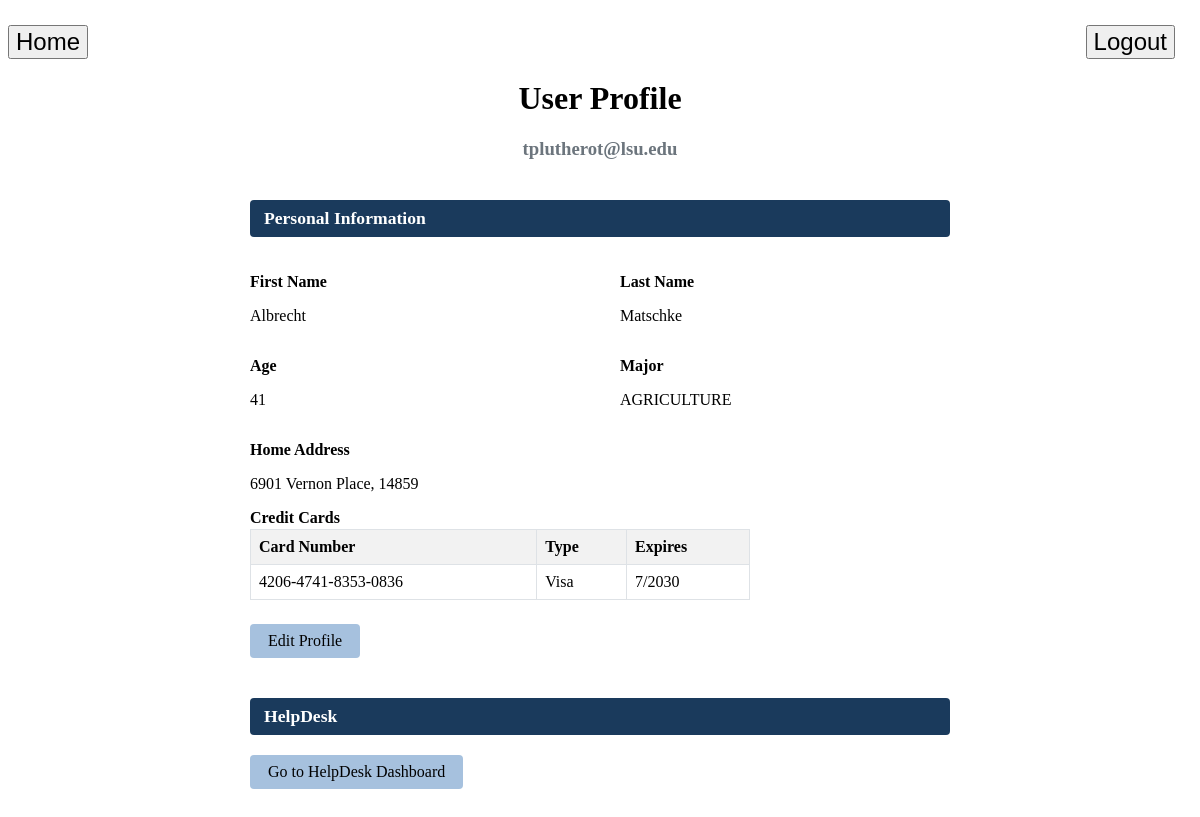
Screenshot of /UserProfile (signed in) with the database file from the repository.
### tables this page shows
CREATE TABLE Bidders(
   email VARCHAR(30),
   first_name CHAR(20),
   last_name CHAR(20),
   age INTEGER,
   home_address_id INTEGER,
   major CHAR(20),
   PRIMARY KEY (email),
   FOREIGN KEY (email) REFERENCES Users,
   FOREIGN KEY (home_address_id) REFERENCES Address(address_id)
);

CREATE TABLE Address(
  address_id VARCHAR(100),
  zipcode INTEGER,
  street_num INTEGER,
  street_name VARCHAR(100),
  PRIMARY KEY (address_id),
  FOREIGN KEY (zipcode) REFERENCES Zipcode_Info(zipcode)
);

CREATE TABLE Credit_Cards(
  credit_card_num VARCHAR(50),
  card_type CHAR(15),
  expire_month INTEGER,
  expire_year INTEGER,
  security_code INTEGER,
  owner_email VARCHAR(30),
  PRIMARY KEY (credit_card_num),
  FOREIGN KEY (owner_email) REFERENCES Bidders(email)
);

### app.py (the view, shortened to what this page needs)
@app.route('/UserProfile', methods=['GET'])
@login_required
def user_profile():
    email = session.get('email')
    role  = session.get('role')
    profile_data = {}
    connection = connect()
    if role == 'Bidders':
        row = connection.execute(
            """SELECT b.first_name, b.last_name, b.age, b.major,
                      a.street_num, a.street_name, a.zipcode
               FROM Bidders b
               LEFT JOIN Address a ON b.home_address_id = a.address_id
               WHERE b.email = ?""",
            (email,)
        ).fetchone()
        cards = connection.execute(
            """SELECT credit_card_num, card_type, expire_month, expire_year
               FROM Credit_Cards WHERE owner_email = ?""",
            (email,)
        ).fetchall()
        if row:
            profile_data = {
                'first_name'  : row[0],
                'last_name'   : row[1],
                'age'         : row[2],
                'major'       : row[3],
                'street_num'  : row[4],
                'street_name' : row[5],
                'zipcode'     : row[6],
                'credit_cards': [
                    {
                        'number'      : c[0],
                        'type'        : c[1],
                        'expire_month': c[2],
                        'expire_year' : c[3],
                    }
                    for c in cards
                ],
            }
    elif role == 'Helpdesk':
        row = connection.execute(
            """SELECT b.first_name, b.last_name, b.age, b.major,
                      a.street_num, a.street_name, a.zipcode
               FROM Bidders b
               LEFT JOIN Address a ON b.home_address_id = a.address_id
               WHERE b.email = ?""",
            (email,)
        ).fetchone()
        cards = connection.execute(
            """SELECT credit_card_num, card_type, expire_month, expire_year
               FROM Credit_Cards WHERE owner_email = ?""",
            (email,)
        ).fetchall()
        if row:
            profile_data = {
                'first_name'  : row[0],
                'last_name'   : row[1],
                'age'         : row[2],
                'major'       : row[3],
                'street_num'  : row[4],
                'street_name' : row[5],
                'zipcode'     : row[6],
                'credit_cards': [
                    {'number': c[0], 'type': c[1],
                     'expire_month': c[2], 'expire_year': c[3]}
                    for c in cards
                ],
            }
    connection.close()
    return render_template('UserProfile.html', email=email, role=role, profile_data=profile_data)

### app.py (called while the page is built)
def connect():
  return sqlite3.connect(DB_NAME)

def login_required(f):
    from functools import wraps
    @wraps(f)
    def decorated(*args, **kwargs):
        if not session.get('email'):
            return redirect(url_for('login'))
        return f(*args, **kwargs)
    return decorated

### templates/UserProfile.html (shortened to what this page needs)
<!DOCTYPE html>
<html lang="en">
<head>
</head>
<body>
<a href="/Home">
    <button class="home_button">Home</button>
</a>
<a href="/logout">
    <button class="logout_button">Logout</button>
</a>
<div style="max-width: 700px; margin: 80px auto 60px auto; padding: 0 20px;">
    <h1 style="text-align: center;">User Profile</h1>
    <h3 style="text-align: center; color: #6c757d;">{{ email }}</h3>
    <div class="section-title">Personal Information</div>
    {% if profile_data %}
        <div class="section-block">
            <div style="display: grid; grid-template-columns: 1fr 1fr; gap: 0 40px;">
                <div>
                    <p class="field-label">First Name</p>
                    <p class="field-value">{{ profile_data.first_name }}</p>
                </div>
                <div>
                    <p class="field-label">Last Name</p>
                    <p class="field-value">{{ profile_data.last_name }}</p>
                </div>
                <div>
                    <p class="field-label">Age</p>
                    <p class="field-value">{{ profile_data.age }}</p>
                </div>
                <div>
                    <p class="field-label">Major</p>
                    <p class="field-value">{{ profile_data.major }}</p>
                </div>
            </div>
            <p class="field-label">Home Address</p>
            <p class="field-value">
                {% if profile_data.street_num %}
                    {{ profile_data.street_num }} {{ profile_data.street_name }}, {{ profile_data.zipcode }}
                {% else %}
                    No address on file.
                {% endif %}
            </p>
            <p class="field-label">Credit Cards</p>
            {% if profile_data.credit_cards %}
                <table style="width: 100%; max-width: 500px; border-collapse: collapse; margin-bottom: 16px;">
                    <thead>
                        <tr style="background-color: #f2f2f2;">
                            <th style="padding: 8px; text-align: left; border: 1px solid #dee2e6;">Card Number</th>
                            <th style="padding: 8px; text-align: left; border: 1px solid #dee2e6;">Type</th>
                            <th style="padding: 8px; text-align: left; border: 1px solid #dee2e6;">Expires</th>
                        </tr>
                    </thead>
                    <tbody>
                    {% for card in profile_data.credit_cards %}
                        <tr>
                            <td style="padding: 8px; border: 1px solid #dee2e6;">{{ card.number }}</td>
                            <td style="padding: 8px; border: 1px solid #dee2e6;">{{ card.type }}</td>
                            <td style="padding: 8px; border: 1px solid #dee2e6;">{{ card.expire_month }}/{{ card.expire_year }}</td>
                        </tr>
                    {% endfor %}
                    </tbody>
                </table>
            {% else %}
                <p class="field-value">No credit cards on file.</p>
            {% endif %}
            <a href="/Personal_Information" style="display: inline-block; margin-top: 8px; padding: 8px 18px; background-color: #a6c1de; color: rgb(0, 0, 0); text-decoration: none; border-radius: 4px;">Edit Profile</a>
        </div>
    {% else %}
        <p>No personal information on file. Please complete your profile.</p>
        <a href="/Update_Info" style="display: inline-block; padding: 8px 18px; background-color: #1a3a5c; color: white; text-decoration: none; border-radius: 4px;">Complete Registration</a>
    {% endif %}
    {% if role == 'Helpdesk' %}
        <div class="section-title">HelpDesk</div>
        <div class="section-block">
            <a href="/helpdesk" style="display: inline-block; padding: 8px 18px; background-color: #a6c1de; color: rgb(0, 0, 0); text-decoration: none; border-radius: 4px;">Go to HelpDesk Dashboard</a>
        </div>
    {% endif %}
</div>
</body>
</html>

### templates/UserProfile.html (style rules this page uses)
.logout_button { position: absolute; font-size: 24px; top: 25px; right: 25px; }
.home_button { position: absolute; font-size: 24px; top: 25px; }
.section-title { font-size: 1.1rem; font-weight: bold; color: #ffffff; background-color: #1a3a5c; padding: 8px 14px; border-radius: 4px; margin-top: 40px; margin-bottom: 20px; }
.field-label { font-weight: bold; margin-bottom: 2px; }
.field-value { margin-bottom: 16px; }
.section-block { margin-bottom: 10px; }

### rows the page displays
Bidders: email "tplutherot@lsu.edu", first_name "Albrecht", last_name "Matschke", age "41", major "AGRICULTURE"
Address: street_num "6901", street_name "Vernon Place", zipcode "14859"
Credit_Cards: number "4206-4741-8353-0836", type "Visa", expire_month "7", expire_year "2030"
